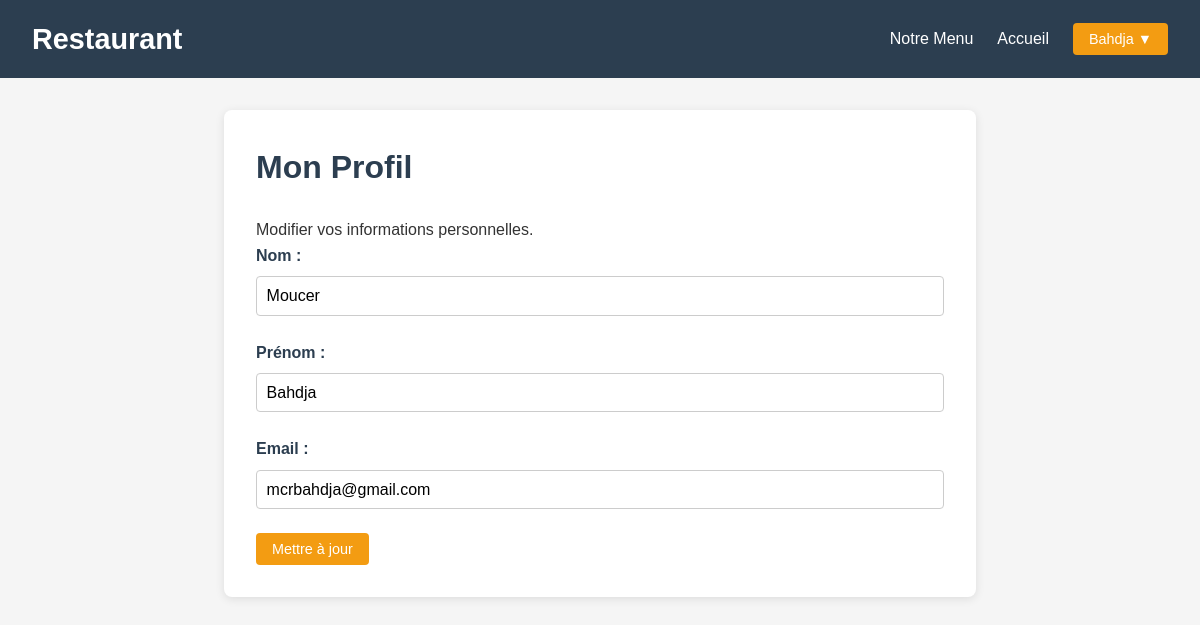
The page /?url=Client/profile (signed in) on the database its author committed.
### tables this page shows
CREATE TABLE `clients` (
  `id` int(11) NOT NULL,
  `nom` varchar(100) NOT NULL,
  `prenom` varchar(100) NOT NULL,
  `email` varchar(255) NOT NULL,
  `mdp` varchar(255) NOT NULL
);

### app/Core/controleur.php (called while the page is built)
<?php
class Controleur {
    protected function view($vue, $data = []) {
        extract($data);
        require_once __DIR__ . '/../Vues/' . $vue . '.php';
    }
}

### app/controleurs/ClientControleur.php (called while the page is built, shortened)
<?php
require_once __DIR__ . '/../Core/controleur.php';
require_once __DIR__ . '/../modeles/client.php';
class ClientControleur extends Controleur {
    public function profile() {
        $client = Client::getById($_SESSION["id_client"]);
        $this->view("client/profile", ["client" => $client]);
    }
}
?>

### app/modeles/client.php (called while the page is built, shortened)
<?php
require_once __DIR__ . "/../config/database.php";
class Client {
    public static function getById($id){
        global $pdo;
        $stmt = $pdo->prepare('SELECT * FROM clients WHERE id = :id');
        $stmt->execute(['id' => $id]);
        return $stmt->fetch(PDO::FETCH_ASSOC);
    }
}
?>

### app/Vues/client/profile.php (the view, shortened to what this page needs)
<!DOCTYPE html>
<html lang="fr">
<head>
    <link rel="stylesheet" href="css/profile.css">
</head>
<body>
    <header>
        <div class="logo">Restaurant</div>
        <nav>
            <ul>
                <li><a href="?url=Menu">Notre Menu</a></li>
                <li><a href="?url=Home">Accueil</a></li>
                <li class="dropdown">
                    <button class="btn dropdown-toggle"><?php echo htmlspecialchars($_SESSION['prenom']); ?> ▼</button>
                </li>
            </ul>
        </nav>
    </header>
    <div class="container">
        <section class="section">
            <h1>Mon Profil</h1>
            <p>Modifier vos informations personnelles.</p>
            <form id="profile-form" method="POST" action="?url=Client/update">
                <div class="form-group">
                    <label for="nom">Nom :</label>
                    <input type="text" id="nom" name="nom" value="<?php echo htmlspecialchars($client['nom']); ?>" required>
                </div>
                <div class="form-group">
                    <label for="prenom">Prénom :</label>
                    <input type="text" id="prenom" name="prenom" value="<?php echo htmlspecialchars($client['prenom']); ?>" required>
                </div>
                <div class="form-group">
                    <label for="email">Email :</label>
                    <input type="email" id="email" name="email" value="<?php echo htmlspecialchars($client['email']); ?>" required>
                </div>
                <button type="submit" class="btn">Mettre à jour</button>
            </form>
        </section>
    </div>
</body>
</html>

### public/css/profile.css (style rules this page uses)
* { margin: 0; padding: 0; box-sizing: border-box; font-family: 'Arial', sans-serif; }
body { background-color: #f5f5f5; color: #333; line-height: 1.6; }
header { background-color: #2c3e50; color: white; padding: 1rem 2rem; display: flex; justify-content: space-between; align-items: center; }
.logo { font-size: 1.8rem; font-weight: bold; }
nav ul { list-style: none; display: flex; align-items: center; }
nav ul li { margin-left: 1.5rem; position: relative; }
nav ul li a { color: white; text-decoration: none; transition: color 0.3s ease; }
.btn { background-color: #f39c12; color: white; padding: 0.5rem 1rem; border-radius: 4px; border: none; cursor: pointer; transition: background-color 0.3s ease; font-size: 0.9rem; }
.container { max-width: 800px; margin: 2rem auto; padding: 0 1.5rem; }
.section { background: white; padding: 2rem; border-radius: 8px; box-shadow: 0 2px 10px rgba(0, 0, 0, 0.1); }
h1 { font-size: 2rem; margin-bottom: 1.5rem; color: #2c3e50; }
form .form-group { margin-bottom: 1.5rem; }
form label { display: block; margin-bottom: 0.5rem; font-weight: bold; color: #2c3e50; }
form input { width: 100%; padding: 0.6rem; border: 1px solid #ccc; border-radius: 4px; font-size: 1rem; }

### rows shown on the page
clients: nom "Moucer", prenom "Bahdja", email "mcrbahdja@gmail.com"

### other values the page prints
$_SESSION['prenom'] "Bahdja"
